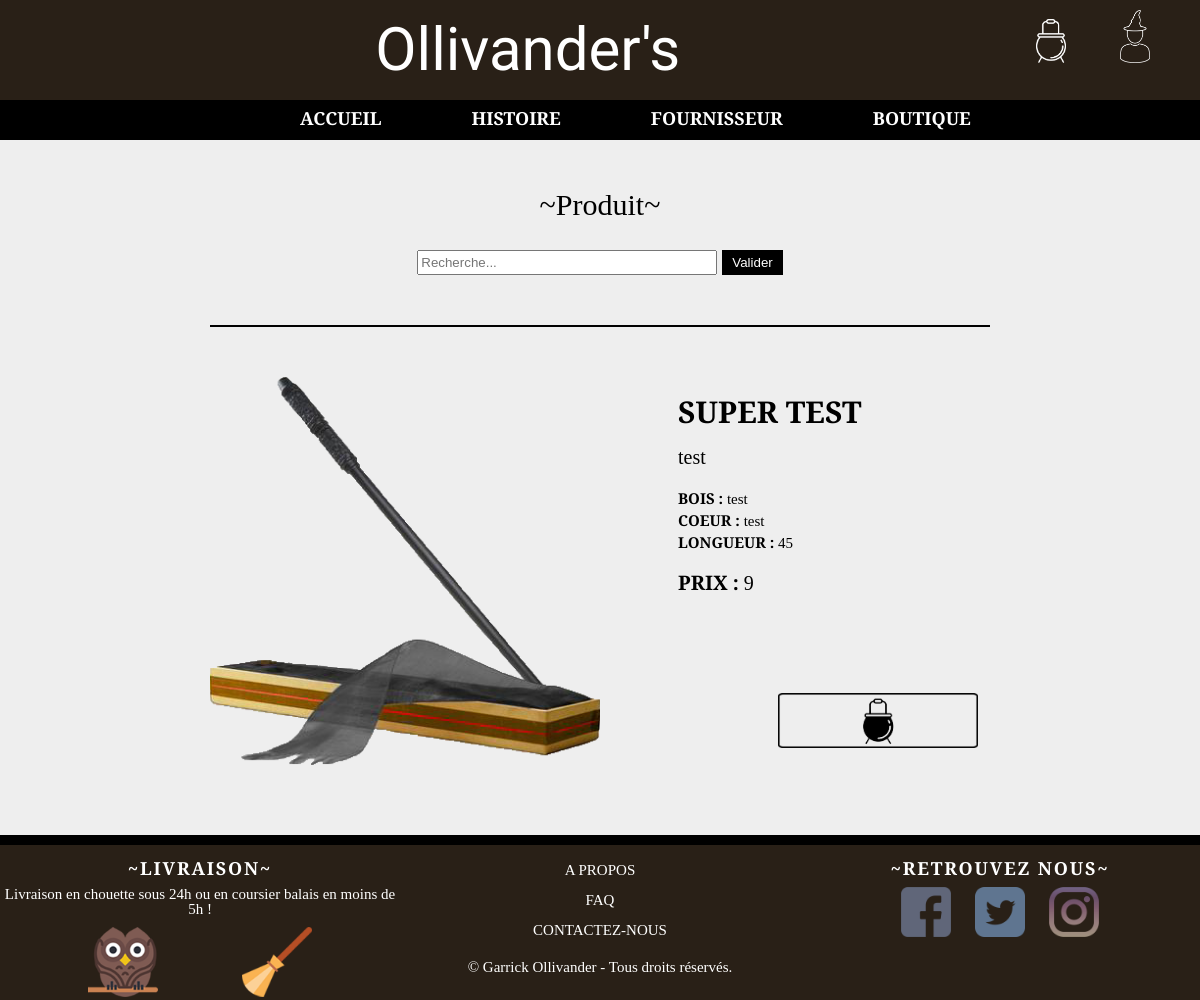
/produit.php?id=46, run on the app's committed database.
### tables this page shows
CREATE TABLE IF NOT EXISTS `product` (
  `id` int(11) NOT NULL,
  `titre` varchar(255) NOT NULL,
  `image` varchar(255) NOT NULL,
  `description` text NOT NULL,
  `prix` varchar(255) NOT NULL,
  `bois` varchar(255) NOT NULL,
  `coeur` varchar(255) NOT NULL,
  `longueur` varchar(255) NOT NULL,
  `confirm` int(11) NOT NULL DEFAULT '0'
);

### produit.php (the view, shortened to what this page needs)
<?php
require 'header.php';
?>
<?php
require_once 'connect.php';
$id = $_GET['id'];
$products = $pdo->query("SELECT * FROM `product` WHERE id = $id");
$p = $products->fetch();
?>
<div class="produit clearfix">
    <h2>Produit</h2>
    <form method="GET" action="search.php">
        <input type="search" name="recherche" placeholder="Recherche..." class="recherche"/>
        <input type="submit" value="Valider" class ="valider"/>
    </form>
    <hr>
    <img src="baguettes/<?= $p['image'] ?>">
    <div class="detail">
        <h3><?= $p['titre'] ?></h3>
        <br> <?= $p['description'] ?>
        <br>
        <br><em><strong>Bois :</strong> <?= $p['bois'] ?></em>
        <br><em><strong>Coeur :</strong> <?= $p['coeur'] ?></em>
        <br><em><strong>Longueur :</strong> <?= $p['longueur'] ?></em>
        <br>
        <br><strong>Prix :</strong> <?= $p['prix'] ?>
        <br>
        <a href="panier.php"><img src="img-layout/cauldron-button.png" class="panier"></a>
    </div>
</div>
<?php
require 'footer.php';
?>

### styles/style.css (style rules this page uses)
html, body, div, span, applet, object, iframe, h1, h2, h3, h4, h5, h6, p, blockquote, pre, a, abbr, acronym, address, big, cite, code, del, dfn, em, img, ins, kbd, q, s, samp, small, strike, strong, sub, sup, tt, var, b, u, i, center, dl, dt, dd, ol, ul, li, fieldset, form, label, legend, table, caption, tbody, tfoot, thead, tr, th, td, article, aside, canvas, details, embed, figure, figcaption, footer, header, hgroup, menu, nav, output, ruby, section, summary, time, mark, audio, video { margin: 0; padding: 0; border: 0; font-size: 100%; font: inherit; vertical-align: baseline; }
body { line-height: 1; font-family: Montserrat; }
body { font-family:'arial','helvetica','sans-serif'; }
.clearfix:before, .clearfix:after { content: ''; display: table; }
.clearfix:after { clear: both; }
a { text-decoration: none; }
.recherche { width: 300px; height: 25px; }
.valider { background: #000; padding: 5px 10px; color: #fff; border: 0; }
.produit { width: 65%; font-size: 20px; margin: 0 auto; padding: 50px; }
.produit hr { margin-top: 50px; margin-bottom: 50px; }
.eshop h2, .produit h2 { color: #000; font-family: 'Alegreya', serif; font-size: 30px; text-align: center; margin-bottom: 30px; }
.produit img { float: left; width: 50%; margin-bottom: 20px; }
.produit .detail { width: 40%; line-height: 100%; float: right; }
.produit .detail h3 { font-weight: bold; font-size: 30px; text-transform: uppercase; line-height: 30px; margin-top: 20px; }
strong { text-transform: uppercase; font-weight: bold; }
em { font-size: 15px; }
.produit img.panier { width: 200px; margin-top: 100px; margin-left: 100px; }
hr { border: 1px solid #000; }
.produit .recherche { width: 300px; height: 25px; }
.produit .valider { background: #000; padding: 5px 10px; color: #fff; border: 0; }
.produit form { text-align: center; }
h2:before { content: "~"; }
h2:after { content: "~"; }

### data on the page
product: image (picture), titre "SUPER TEST", description "test", bois "test", coeur "test", longueur "45", prix "9"
